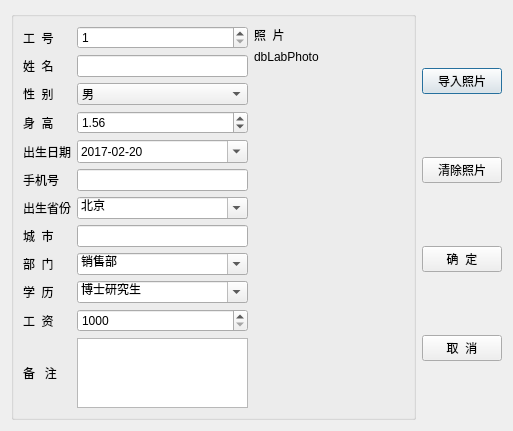
<?xml version="1.0" encoding="UTF-8"?>
<ui version="4.0">
 <class>CDialogData</class>
 <widget class="QDialog" name="CDialogData">
  <property name="geometry">
   <rect>
    <x>0</x>
    <y>0</y>
    <width>513</width>
    <height>368</height>
   </rect>
  </property>
  <property name="windowTitle">
   <string>Dialog</string>
  </property>
  <layout class="QGridLayout" name="gridLayout_2">
   <item row="0" column="0">
    <widget class="QGroupBox" name="groupBox_2">
     <property name="title">
      <string/>
     </property>
     <layout class="QHBoxLayout" name="horizontalLayout">
      <item>
       <layout class="QGridLayout" name="gridLayout">
        <item row="0" column="0">
         <widget class="QLabel" name="label">
          <property name="text">
           <string>工  号</string>
          </property>
          <property name="buddy">
           <cstring>spinEmpNo</cstring>
          </property>
         </widget>
        </item>
        <item row="0" column="1">
         <widget class="QSpinBox" name="spinEmpNo">
          <property name="minimum">
           <number>1</number>
          </property>
          <property name="maximum">
           <number>10000</number>
          </property>
         </widget>
        </item>
        <item row="1" column="0">
         <widget class="QLabel" name="label_2">
          <property name="text">
           <string>姓  名</string>
          </property>
          <property name="buddy">
           <cstring>editName</cstring>
          </property>
         </widget>
        </item>
        <item row="1" column="1">
         <widget class="QLineEdit" name="editName"/>
        </item>
        <item row="2" column="0">
         <widget class="QLabel" name="label_3">
          <property name="text">
           <string>性  别</string>
          </property>
          <property name="buddy">
           <cstring>comboSex</cstring>
          </property>
         </widget>
        </item>
        <item row="2" column="1">
         <widget class="QComboBox" name="comboSex">
          <item>
           <property name="text">
            <string>男</string>
           </property>
          </item>
          <item>
           <property name="text">
            <string>女</string>
           </property>
          </item>
         </widget>
        </item>
        <item row="3" column="0">
         <widget class="QLabel" name="label_4">
          <property name="text">
           <string>身  高</string>
          </property>
          <property name="buddy">
           <cstring>spinHeight</cstring>
          </property>
         </widget>
        </item>
        <item row="3" column="1">
         <widget class="QDoubleSpinBox" name="spinHeight">
          <property name="suffix">
           <string/>
          </property>
          <property name="maximum">
           <double>3.000000000000000</double>
          </property>
          <property name="singleStep">
           <double>0.010000000000000</double>
          </property>
          <property name="value">
           <double>1.560000000000000</double>
          </property>
         </widget>
        </item>
        <item row="4" column="0">
         <widget class="QLabel" name="label_5">
          <property name="text">
           <string>出生日期</string>
          </property>
          <property name="buddy">
           <cstring>editBirth</cstring>
          </property>
         </widget>
        </item>
        <item row="4" column="1">
         <widget class="QDateEdit" name="editBirth">
          <property name="displayFormat">
           <string>yyyy-MM-dd</string>
          </property>
          <property name="calendarPopup">
           <bool>true</bool>
          </property>
          <property name="date">
           <date>
            <year>2017</year>
            <month>2</month>
            <day>20</day>
           </date>
          </property>
         </widget>
        </item>
        <item row="5" column="0">
         <widget class="QLabel" name="label_10">
          <property name="text">
           <string>手机号</string>
          </property>
          <property name="buddy">
           <cstring>editMobile</cstring>
          </property>
         </widget>
        </item>
        <item row="5" column="1">
         <widget class="QLineEdit" name="editMobile"/>
        </item>
        <item row="6" column="0">
         <widget class="QLabel" name="label_7">
          <property name="text">
           <string>出生省份</string>
          </property>
          <property name="buddy">
           <cstring>comboProvince</cstring>
          </property>
         </widget>
        </item>
        <item row="6" column="1">
         <widget class="QComboBox" name="comboProvince">
          <property name="editable">
           <bool>true</bool>
          </property>
          <property name="currentText">
           <string>北京</string>
          </property>
          <item>
           <property name="text">
            <string>北京</string>
           </property>
          </item>
          <item>
           <property name="text">
            <string>上海</string>
           </property>
          </item>
          <item>
           <property name="text">
            <string>天津</string>
           </property>
          </item>
          <item>
           <property name="text">
            <string>重庆</string>
           </property>
          </item>
          <item>
           <property name="text">
            <string>安徽</string>
           </property>
          </item>
          <item>
           <property name="text">
            <string>河北</string>
           </property>
          </item>
          <item>
           <property name="text">
            <string>河南</string>
           </property>
          </item>
          <item>
           <property name="text">
            <string>湖北</string>
           </property>
          </item>
          <item>
           <property name="text">
            <string>湖南</string>
           </property>
          </item>
          <item>
           <property name="text">
            <string>山西</string>
           </property>
          </item>
          <item>
           <property name="text">
            <string>山东</string>
           </property>
          </item>
          <item>
           <property name="text">
            <string>陕西</string>
           </property>
          </item>
          <item>
           <property name="text">
            <string>江苏</string>
           </property>
          </item>
          <item>
           <property name="text">
            <string>江西</string>
           </property>
          </item>
         </widget>
        </item>
        <item row="7" column="0">
         <widget class="QLabel" name="label_8">
          <property name="text">
           <string>城  市</string>
          </property>
          <property name="buddy">
           <cstring>editCity</cstring>
          </property>
         </widget>
        </item>
        <item row="7" column="1">
         <widget class="QLineEdit" name="editCity"/>
        </item>
        <item row="8" column="0">
         <widget class="QLabel" name="label_6">
          <property name="text">
           <string>部  门</string>
          </property>
          <property name="buddy">
           <cstring>comboDep</cstring>
          </property>
         </widget>
        </item>
        <item row="8" column="1">
         <widget class="QComboBox" name="comboDep">
          <property name="editable">
           <bool>true</bool>
          </property>
          <property name="currentText">
           <string>销售部</string>
          </property>
          <item>
           <property name="text">
            <string>销售部</string>
           </property>
          </item>
          <item>
           <property name="text">
            <string>技术部</string>
           </property>
          </item>
          <item>
           <property name="text">
            <string>生产部</string>
           </property>
          </item>
          <item>
           <property name="text">
            <string>行政部</string>
           </property>
          </item>
         </widget>
        </item>
        <item row="11" column="1">
         <widget class="QPlainTextEdit" name="editMemo">
          <property name="maximumSize">
           <size>
            <width>16777215</width>
            <height>16777215</height>
           </size>
          </property>
         </widget>
        </item>
        <item row="11" column="0">
         <widget class="QLabel" name="label_9">
          <property name="text">
           <string>备   注</string>
          </property>
          <property name="buddy">
           <cstring>editMemo</cstring>
          </property>
         </widget>
        </item>
        <item row="9" column="0">
         <widget class="QLabel" name="label_11">
          <property name="text">
           <string>学  历</string>
          </property>
          <property name="buddy">
           <cstring>comboEdu</cstring>
          </property>
         </widget>
        </item>
        <item row="10" column="1">
         <widget class="QSpinBox" name="spinSalary">
          <property name="prefix">
           <string/>
          </property>
          <property name="minimum">
           <number>1000</number>
          </property>
          <property name="maximum">
           <number>50000</number>
          </property>
          <property name="singleStep">
           <number>100</number>
          </property>
          <property name="value">
           <number>1000</number>
          </property>
         </widget>
        </item>
        <item row="10" column="0">
         <widget class="QLabel" name="label_12">
          <property name="text">
           <string>工  资</string>
          </property>
          <property name="buddy">
           <cstring>spinSalary</cstring>
          </property>
         </widget>
        </item>
        <item row="9" column="1">
         <widget class="QComboBox" name="comboEdu">
          <property name="editable">
           <bool>true</bool>
          </property>
          <property name="currentText">
           <string>博士研究生</string>
          </property>
          <item>
           <property name="text">
            <string>博士研究生</string>
           </property>
          </item>
          <item>
           <property name="text">
            <string>硕士研究生</string>
           </property>
          </item>
          <item>
           <property name="text">
            <string>大学本科</string>
           </property>
          </item>
          <item>
           <property name="text">
            <string>大学专科</string>
           </property>
          </item>
          <item>
           <property name="text">
            <string>高中</string>
           </property>
          </item>
          <item>
           <property name="text">
            <string>初中</string>
           </property>
          </item>
          <item>
           <property name="text">
            <string>小学</string>
           </property>
          </item>
         </widget>
        </item>
       </layout>
      </item>
      <item>
       <layout class="QVBoxLayout" name="verticalLayout">
        <item>
         <widget class="QLabel" name="label_13">
          <property name="text">
           <string>照  片</string>
          </property>
         </widget>
        </item>
        <item>
         <widget class="QLabel" name="LabPhoto">
          <property name="minimumSize">
           <size>
            <width>150</width>
            <height>0</height>
           </size>
          </property>
          <property name="maximumSize">
           <size>
            <width>350</width>
            <height>16777215</height>
           </size>
          </property>
          <property name="text">
           <string>dbLabPhoto</string>
          </property>
         </widget>
        </item>
        <item>
         <spacer name="verticalSpacer">
          <property name="orientation">
           <enum>Qt::Orientation::Vertical</enum>
          </property>
          <property name="sizeHint" stdset="0">
           <size>
            <width>20</width>
            <height>40</height>
           </size>
          </property>
         </spacer>
        </item>
       </layout>
      </item>
     </layout>
    </widget>
   </item>
   <item row="0" column="1">
    <layout class="QVBoxLayout" name="verticalLayout_2">
     <item>
      <widget class="QPushButton" name="btnSetPhoto">
       <property name="text">
        <string>导入照片</string>
       </property>
       <property name="icon">
        <iconset resource="res.qrc">
         <normaloff>:/images/images/00.JPG</normaloff>:/images/images/00.JPG</iconset>
       </property>
      </widget>
     </item>
     <item>
      <widget class="QPushButton" name="btnClearPhoto">
       <property name="text">
        <string>清除照片</string>
       </property>
       <property name="icon">
        <iconset resource="res.qrc">
         <normaloff>:/images/images/103.bmp</normaloff>:/images/images/103.bmp</iconset>
       </property>
      </widget>
     </item>
     <item>
      <widget class="QPushButton" name="btnOK">
       <property name="text">
        <string>确  定</string>
       </property>
       <property name="icon">
        <iconset resource="res.qrc">
         <normaloff>:/images/images/704.bmp</normaloff>:/images/images/704.bmp</iconset>
       </property>
      </widget>
     </item>
     <item>
      <widget class="QPushButton" name="btnClose">
       <property name="text">
        <string>取  消</string>
       </property>
       <property name="icon">
        <iconset resource="res.qrc">
         <normaloff>:/images/images/706.bmp</normaloff>:/images/images/706.bmp</iconset>
       </property>
      </widget>
     </item>
    </layout>
   </item>
  </layout>
 </widget>
 <resources>
  <include location="res.qrc"/>
 </resources>
 <connections>
  <connection>
   <sender>btnClose</sender>
   <signal>clicked()</signal>
   <receiver>CDialogData</receiver>
   <slot>reject()</slot>
   <hints>
    <hint type="sourcelabel">
     <x>484</x>
     <y>299</y>
    </hint>
    <hint type="destinationlabel">
     <x>487</x>
     <y>324</y>
    </hint>
   </hints>
  </connection>
 </connections>
</ui>
